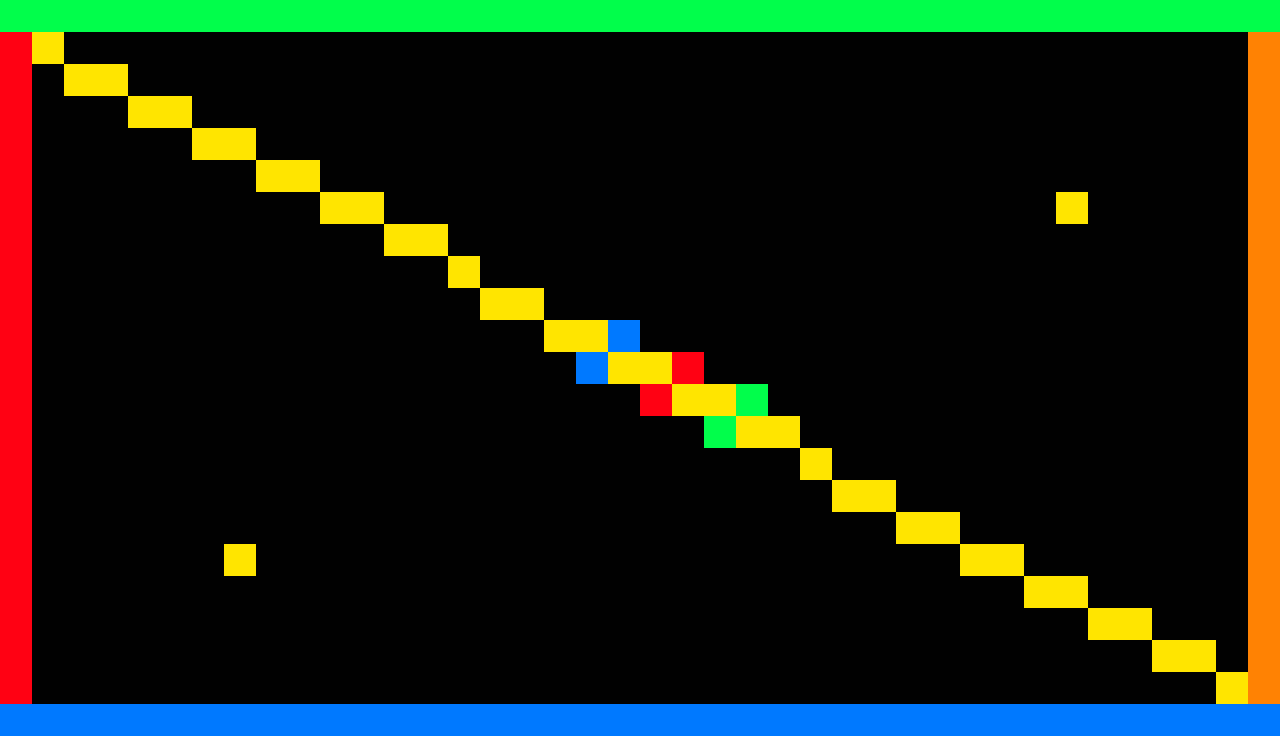

Below is a game level as drawn by its tile map, then a one-line description and the .tmx file that defines it, in full:
An orthogonal 40x23 tile map with 32x32 px tiles, 1 tile layer (Tile Layer 1).

<map version="1.0" orientation="orthogonal" renderorder="right-down" width="40" height="23" tilewidth="32" tileheight="32" nextobjectid="1">
 <tileset firstgid="1" name="tileset" tilewidth="32" tileheight="32" tilecount="6" columns="3">
  <image source="../Graphics/Tilesets/tileset.png" width="96" height="64" />
 </tileset>
 <layer name="Tile Layer 1" width="40" height="23">
  <data encoding="csv">
2,2,2,2,2,2,2,2,2,2,2,2,2,2,2,2,2,2,2,2,2,2,2,2,2,2,2,2,2,2,2,2,2,2,2,2,2,2,2,2,
4,6,1,1,1,1,1,1,1,1,1,1,1,1,1,1,1,1,1,1,1,1,1,1,1,1,1,1,1,1,1,1,1,1,1,1,1,1,1,5,
4,1,6,6,1,1,1,1,1,1,1,1,1,1,1,1,1,1,1,1,1,1,1,1,1,1,1,1,1,1,1,1,1,1,1,1,1,1,1,5,
4,1,1,1,6,6,1,1,1,1,1,1,1,1,1,1,1,1,1,1,1,1,1,1,1,1,1,1,1,1,1,1,1,1,1,1,1,1,1,5,
4,1,1,1,1,1,6,6,1,1,1,1,1,1,1,1,1,1,1,1,1,1,1,1,1,1,1,1,1,1,1,1,1,1,1,1,1,1,1,5,
4,1,1,1,1,1,1,1,6,6,1,1,1,1,1,1,1,1,1,1,1,1,1,1,1,1,1,1,1,1,1,1,1,1,1,1,1,1,1,5,
4,1,1,1,1,1,1,1,1,1,6,6,1,1,1,1,1,1,1,1,1,1,1,1,1,1,1,1,1,1,1,1,1,6,1,1,1,1,1,5,
4,1,1,1,1,1,1,1,1,1,1,1,6,6,1,1,1,1,1,1,1,1,1,1,1,1,1,1,1,1,1,1,1,1,1,1,1,1,1,5,
4,1,1,1,1,1,1,1,1,1,1,1,1,1,6,1,1,1,1,1,1,1,1,1,1,1,1,1,1,1,1,1,1,1,1,1,1,1,1,5,
4,1,1,1,1,1,1,1,1,1,1,1,1,1,1,6,6,1,1,1,1,1,1,1,1,1,1,1,1,1,1,1,1,1,1,1,1,1,1,5,
4,1,1,1,1,1,1,1,1,1,1,1,1,1,1,1,1,6,6,3,1,1,1,1,1,1,1,1,1,1,1,1,1,1,1,1,1,1,1,5,
4,1,1,1,1,1,1,1,1,1,1,1,1,1,1,1,1,1,3,6,6,4,1,1,1,1,1,1,1,1,1,1,1,1,1,1,1,1,1,5,
4,1,1,1,1,1,1,1,1,1,1,1,1,1,1,1,1,1,1,1,4,6,6,2,1,1,1,1,1,1,1,1,1,1,1,1,1,1,1,5,
4,1,1,1,1,1,1,1,1,1,1,1,1,1,1,1,1,1,1,1,1,1,2,6,6,1,1,1,1,1,1,1,1,1,1,1,1,1,1,5,
4,1,1,1,1,1,1,1,1,1,1,1,1,1,1,1,1,1,1,1,1,1,1,1,1,6,1,1,1,1,1,1,1,1,1,1,1,1,1,5,
4,1,1,1,1,1,1,1,1,1,1,1,1,1,1,1,1,1,1,1,1,1,1,1,1,1,6,6,1,1,1,1,1,1,1,1,1,1,1,5,
4,1,1,1,1,1,1,1,1,1,1,1,1,1,1,1,1,1,1,1,1,1,1,1,1,1,1,1,6,6,1,1,1,1,1,1,1,1,1,5,
4,1,1,1,1,1,1,6,1,1,1,1,1,1,1,1,1,1,1,1,1,1,1,1,1,1,1,1,1,1,6,6,1,1,1,1,1,1,1,5,
4,1,1,1,1,1,1,1,1,1,1,1,1,1,1,1,1,1,1,1,1,1,1,1,1,1,1,1,1,1,1,1,6,6,1,1,1,1,1,5,
4,1,1,1,1,1,1,1,1,1,1,1,1,1,1,1,1,1,1,1,1,1,1,1,1,1,1,1,1,1,1,1,1,1,6,6,1,1,1,5,
4,1,1,1,1,1,1,1,1,1,1,1,1,1,1,1,1,1,1,1,1,1,1,1,1,1,1,1,1,1,1,1,1,1,1,1,6,6,1,5,
4,1,1,1,1,1,1,1,1,1,1,1,1,1,1,1,1,1,1,1,1,1,1,1,1,1,1,1,1,1,1,1,1,1,1,1,1,1,6,5,
3,3,3,3,3,3,3,3,3,3,3,3,3,3,3,3,3,3,3,3,3,3,3,3,3,3,3,3,3,3,3,3,3,3,3,3,3,3,3,3
</data>
 </layer>
</map>